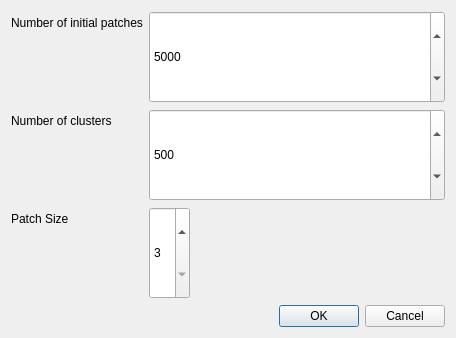
<?xml version="1.0" encoding="UTF-8"?>
<ui version="4.0">
 <class>Dialog</class>
 <widget class="QDialog" name="Dialog">
  <property name="geometry">
   <rect>
    <x>0</x>
    <y>0</y>
    <width>456</width>
    <height>338</height>
   </rect>
  </property>
  <property name="windowTitle">
   <string>Dialog</string>
  </property>
  <property name="modal">
   <bool>false</bool>
  </property>
  <layout class="QFormLayout" name="formLayout">
   <item row="2" column="0">
    <widget class="QLabel" name="label">
     <property name="text">
      <string>Number of initial patches</string>
     </property>
    </widget>
   </item>
   <item row="2" column="1">
    <widget class="QSpinBox" name="initSpinBox">
     <property name="enabled">
      <bool>true</bool>
     </property>
     <property name="sizePolicy">
      <sizepolicy hsizetype="Minimum" vsizetype="Expanding">
       <horstretch>0</horstretch>
       <verstretch>0</verstretch>
      </sizepolicy>
     </property>
     <property name="wrapping">
      <bool>false</bool>
     </property>
     <property name="frame">
      <bool>true</bool>
     </property>
     <property name="suffix">
      <string/>
     </property>
     <property name="prefix">
      <string/>
     </property>
     <property name="minimum">
      <number>50</number>
     </property>
     <property name="maximum">
      <number>20000</number>
     </property>
     <property name="singleStep">
      <number>500</number>
     </property>
     <property name="value">
      <number>5000</number>
     </property>
    </widget>
   </item>
   <item row="3" column="0">
    <widget class="QLabel" name="label_2">
     <property name="text">
      <string>Number of clusters</string>
     </property>
    </widget>
   </item>
   <item row="3" column="1">
    <widget class="QSpinBox" name="clusterSpinBox">
     <property name="sizePolicy">
      <sizepolicy hsizetype="Minimum" vsizetype="Expanding">
       <horstretch>0</horstretch>
       <verstretch>0</verstretch>
      </sizepolicy>
     </property>
     <property name="minimum">
      <number>10</number>
     </property>
     <property name="maximum">
      <number>3500</number>
     </property>
     <property name="singleStep">
      <number>50</number>
     </property>
     <property name="value">
      <number>500</number>
     </property>
    </widget>
   </item>
   <item row="4" column="1">
    <widget class="QSpinBox" name="patchSpinBox">
     <property name="sizePolicy">
      <sizepolicy hsizetype="Fixed" vsizetype="Expanding">
       <horstretch>150</horstretch>
       <verstretch>0</verstretch>
      </sizepolicy>
     </property>
     <property name="layoutDirection">
      <enum>Qt::LeftToRight</enum>
     </property>
     <property name="autoFillBackground">
      <bool>false</bool>
     </property>
     <property name="minimum">
      <number>3</number>
     </property>
     <property name="maximum">
      <number>27</number>
     </property>
     <property name="singleStep">
      <number>2</number>
     </property>
     <property name="value">
      <number>3</number>
     </property>
    </widget>
   </item>
   <item row="4" column="0">
    <widget class="QLabel" name="label_3">
     <property name="text">
      <string>Patch Size</string>
     </property>
    </widget>
   </item>
   <item row="6" column="0">
    <spacer name="horizontalSpacer">
     <property name="orientation">
      <enum>Qt::Horizontal</enum>
     </property>
     <property name="sizeHint" stdset="0">
      <size>
       <width>40</width>
       <height>20</height>
      </size>
     </property>
    </spacer>
   </item>
   <item row="6" column="1">
    <widget class="QDialogButtonBox" name="buttonBox">
     <property name="orientation">
      <enum>Qt::Horizontal</enum>
     </property>
     <property name="standardButtons">
      <set>QDialogButtonBox::Cancel|QDialogButtonBox::Ok</set>
     </property>
    </widget>
   </item>
  </layout>
 </widget>
 <resources/>
 <connections>
  <connection>
   <sender>buttonBox</sender>
   <signal>accepted()</signal>
   <receiver>Dialog</receiver>
   <slot>accept()</slot>
   <hints>
    <hint type="sourcelabel">
     <x>248</x>
     <y>254</y>
    </hint>
    <hint type="destinationlabel">
     <x>157</x>
     <y>274</y>
    </hint>
   </hints>
  </connection>
  <connection>
   <sender>buttonBox</sender>
   <signal>rejected()</signal>
   <receiver>Dialog</receiver>
   <slot>reject()</slot>
   <hints>
    <hint type="sourcelabel">
     <x>316</x>
     <y>260</y>
    </hint>
    <hint type="destinationlabel">
     <x>286</x>
     <y>274</y>
    </hint>
   </hints>
  </connection>
 </connections>
</ui>
